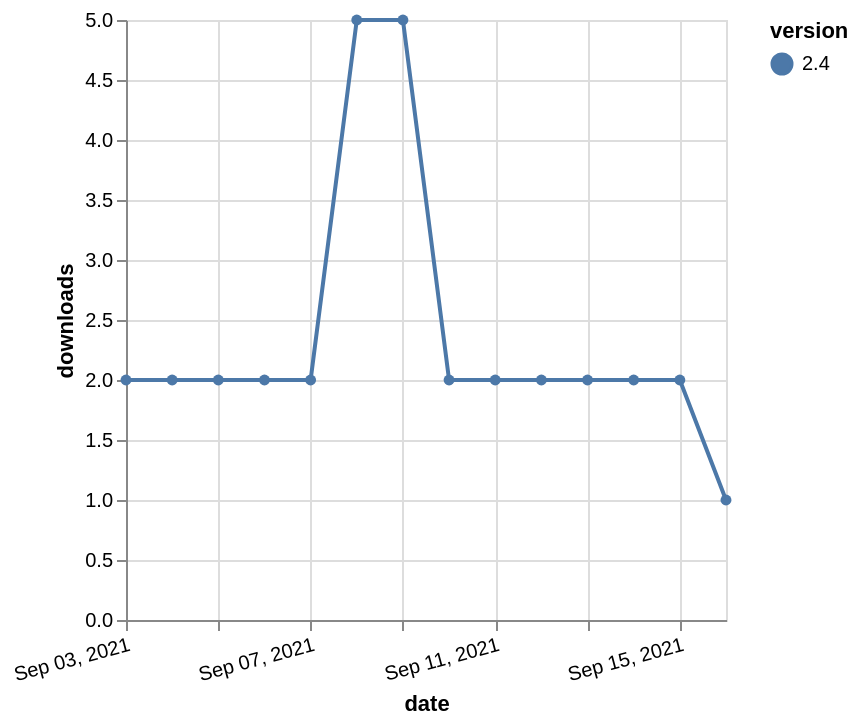

Express this chart as Vega-Lite.
### Vega-Lite specification from a JSON file in a GitHub repository (floating-point values rounded to 4 significant figures)
{"$schema": "https://vega.github.io/schema/vega-lite/v5.json", "description": "A simple bar chart with embedded data.", "data": {"values": [{"date": "2021-09-03", "total": 4057, "delta": 2, "version": "2.4"}, {"date": "2021-09-04", "total": 4059, "delta": 2, "version": "2.4"}, {"date": "2021-09-05", "total": 4061, "delta": 2, "version": "2.4"}, {"date": "2021-09-06", "total": 4063, "delta": 2, "version": "2.4"}, {"date": "2021-09-07", "total": 4065, "delta": 2, "version": "2.4"}, {"date": "2021-09-08", "total": 4070, "delta": 5, "version": "2.4"}, {"date": "2021-09-09", "total": 4075, "delta": 5, "version": "2.4"}, {"date": "2021-09-10", "total": 4077, "delta": 2, "version": "2.4"}, {"date": "2021-09-11", "total": 4079, "delta": 2, "version": "2.4"}, {"date": "2021-09-12", "total": 4081, "delta": 2, "version": "2.4"}, {"date": "2021-09-13", "total": 4083, "delta": 2, "version": "2.4"}, {"date": "2021-09-14", "total": 4085, "delta": 2, "version": "2.4"}, {"date": "2021-09-15", "total": 4087, "delta": 2, "version": "2.4"}, {"date": "2021-09-16", "total": 4088, "delta": 1, "version": "2.4"}]}, "width": "container", "mark": {"type": "line", "point": {"filled": true}}, "encoding": {"x": {"field": "date", "type": "temporal", "timeUnit": "yearmonthdate", "title": "date", "axis": {"labelAngle": -15}}, "y": {"field": "delta", "type": "quantitative", "title": "downloads"}, "color": {"field": "version", "type": "nominal"}, "tooltip": {"field": "delta"}}}
